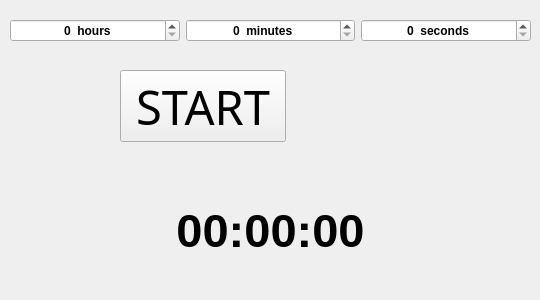
<?xml version="1.0" encoding="UTF-8"?>
<ui version="4.0">
 <class>MainWindow</class>
 <widget class="QMainWindow" name="MainWindow">
  <property name="geometry">
   <rect>
    <x>0</x>
    <y>0</y>
    <width>540</width>
    <height>300</height>
   </rect>
  </property>
  <property name="windowTitle">
   <string>QtPy Timer</string>
  </property>
  <widget class="QWidget" name="centralwidget">
   <widget class="QWidget" name="horizontalLayoutWidget">
    <property name="geometry">
     <rect>
      <x>0</x>
      <y>0</y>
      <width>541</width>
      <height>61</height>
     </rect>
    </property>
    <layout class="QHBoxLayout" name="horizontalLayout">
     <property name="leftMargin">
      <number>10</number>
     </property>
     <property name="rightMargin">
      <number>10</number>
     </property>
     <property name="bottomMargin">
      <number>0</number>
     </property>
     <item>
      <widget class="QSpinBox" name="spinBoxHours">
       <property name="font">
        <font>
         <bold>true</bold>
        </font>
       </property>
       <property name="alignment">
        <set>Qt::AlignCenter</set>
       </property>
       <property name="suffix">
        <string>  hours</string>
       </property>
      </widget>
     </item>
     <item>
      <widget class="QSpinBox" name="spinBoxMinutes">
       <property name="font">
        <font>
         <bold>true</bold>
        </font>
       </property>
       <property name="alignment">
        <set>Qt::AlignCenter</set>
       </property>
       <property name="suffix">
        <string>  minutes</string>
       </property>
       <property name="maximum">
        <number>59</number>
       </property>
      </widget>
     </item>
     <item>
      <widget class="QSpinBox" name="spinBoxSeconds">
       <property name="font">
        <font>
         <bold>true</bold>
        </font>
       </property>
       <property name="alignment">
        <set>Qt::AlignCenter</set>
       </property>
       <property name="buttonSymbols">
        <enum>QAbstractSpinBox::UpDownArrows</enum>
       </property>
       <property name="suffix">
        <string>  seconds</string>
       </property>
       <property name="maximum">
        <number>59</number>
       </property>
      </widget>
     </item>
    </layout>
   </widget>
   <widget class="QWidget" name="horizontalLayoutWidget_2">
    <property name="geometry">
     <rect>
      <x>120</x>
      <y>70</y>
      <width>311</width>
      <height>76</height>
     </rect>
    </property>
    <layout class="QHBoxLayout" name="horizontalLayout_2">
     <property name="sizeConstraint">
      <enum>QLayout::SetFixedSize</enum>
     </property>
     <item>
      <widget class="QToolButton" name="toolButtonStartStop">
       <property name="sizePolicy">
        <sizepolicy hsizetype="Minimum" vsizetype="Minimum">
         <horstretch>0</horstretch>
         <verstretch>0</verstretch>
        </sizepolicy>
       </property>
       <property name="font">
        <font>
         <family>Crillee</family>
         <pointsize>35</pointsize>
         <bold>false</bold>
        </font>
       </property>
       <property name="cursor">
        <cursorShape>PointingHandCursor</cursorShape>
       </property>
       <property name="text">
        <string>START</string>
       </property>
       <property name="toolButtonStyle">
        <enum>Qt::ToolButtonTextOnly</enum>
       </property>
      </widget>
     </item>
    </layout>
   </widget>
   <widget class="QWidget" name="verticalLayoutWidget">
    <property name="geometry">
     <rect>
      <x>10</x>
      <y>190</y>
      <width>521</width>
      <height>81</height>
     </rect>
    </property>
    <layout class="QVBoxLayout" name="verticalLayout">
     <item>
      <widget class="QLabel" name="labelOutput">
       <property name="font">
        <font>
         <pointsize>35</pointsize>
         <bold>true</bold>
        </font>
       </property>
       <property name="autoFillBackground">
        <bool>false</bool>
       </property>
       <property name="text">
        <string>00:00:00</string>
       </property>
       <property name="textFormat">
        <enum>Qt::AutoText</enum>
       </property>
       <property name="alignment">
        <set>Qt::AlignCenter</set>
       </property>
      </widget>
     </item>
    </layout>
   </widget>
  </widget>
 </widget>
 <resources/>
 <connections/>
</ui>
